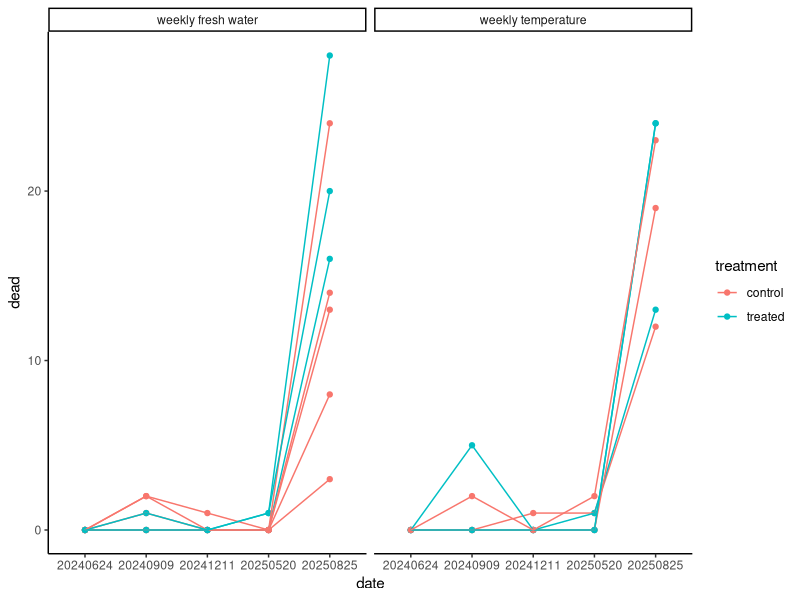
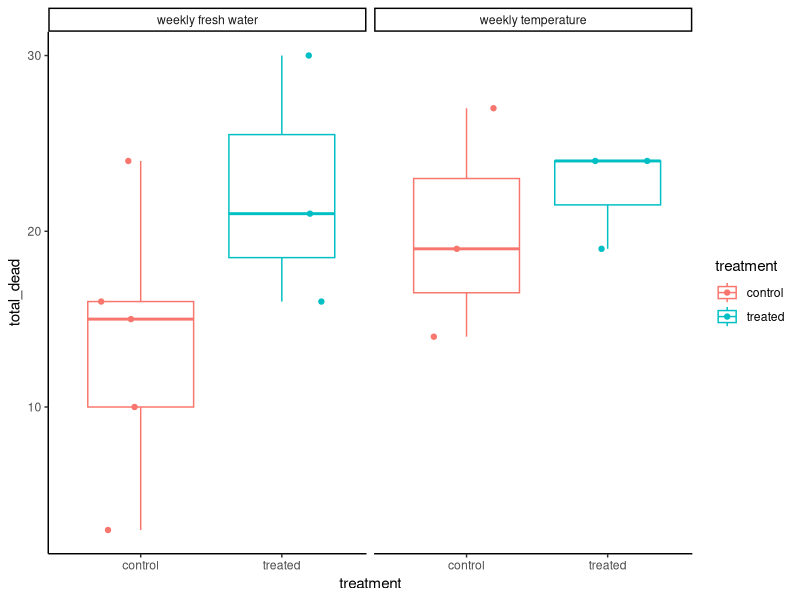
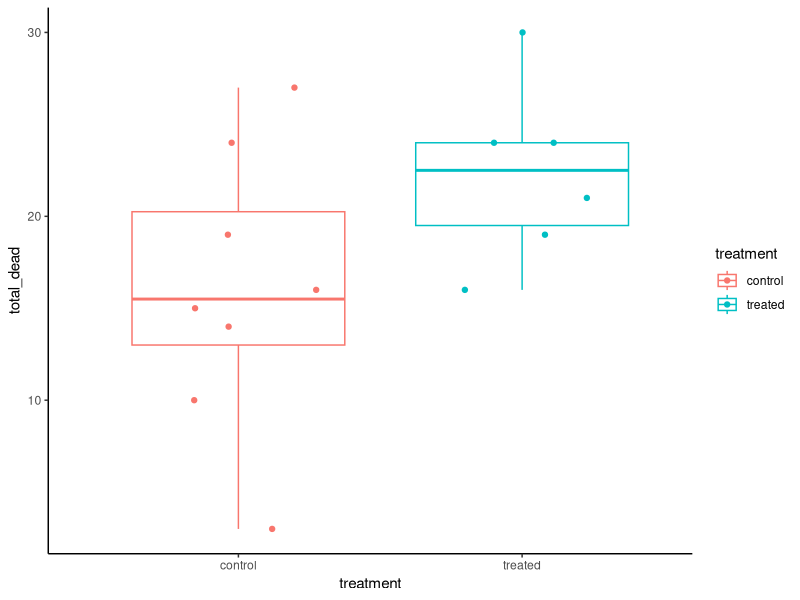
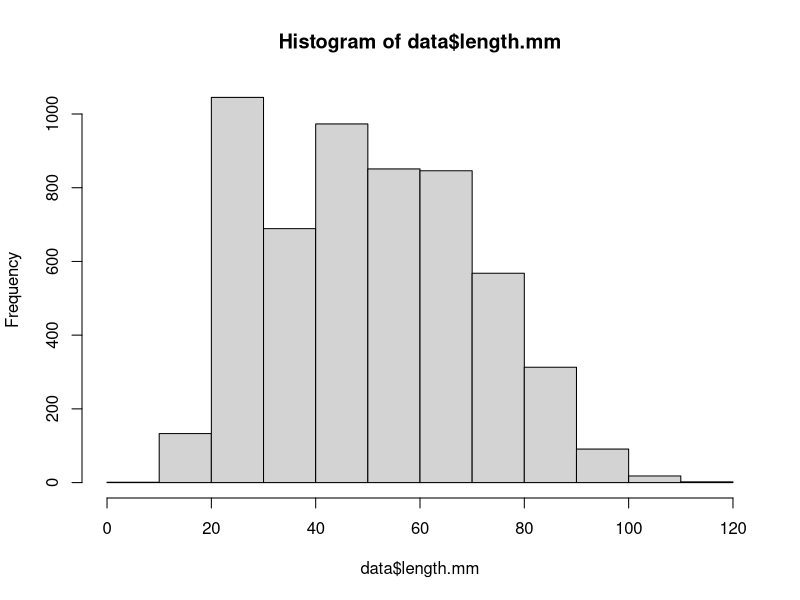
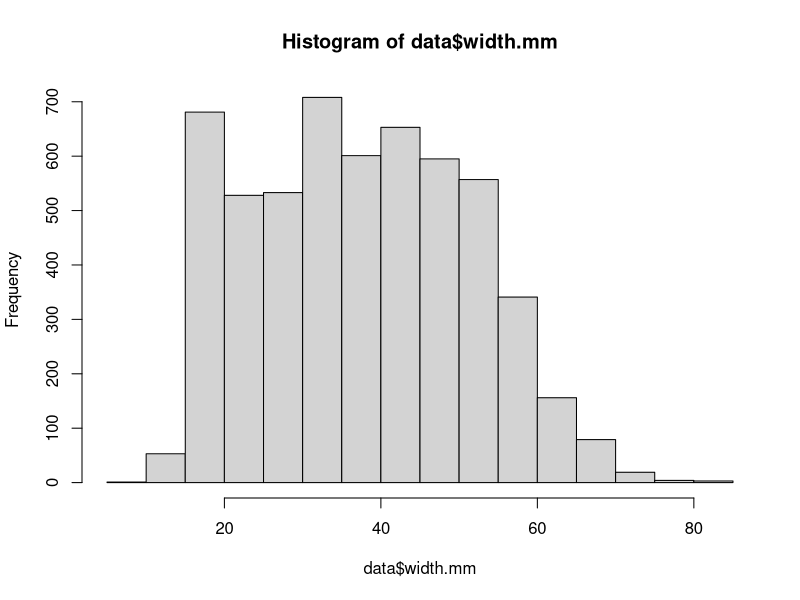
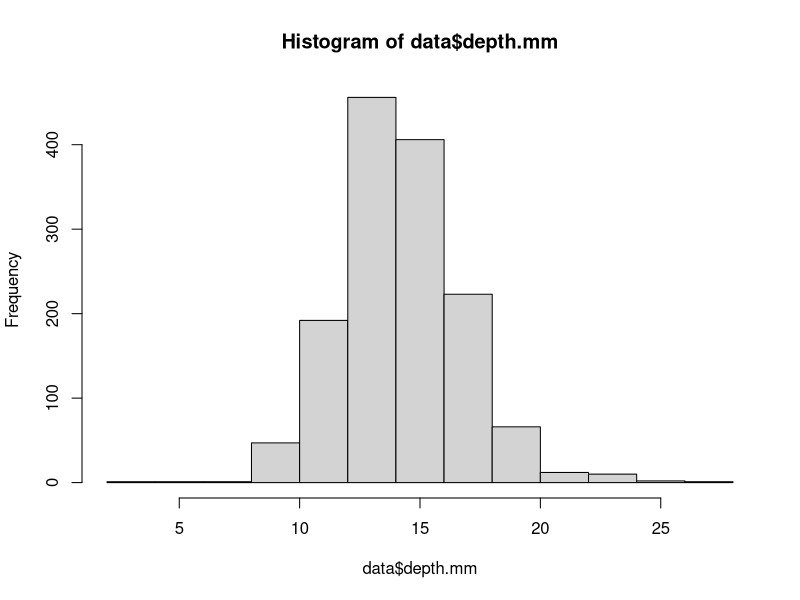
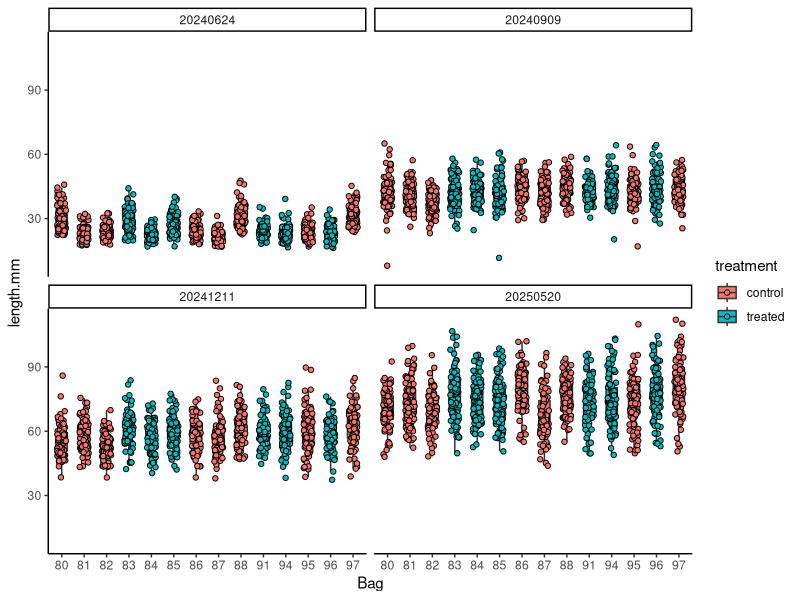
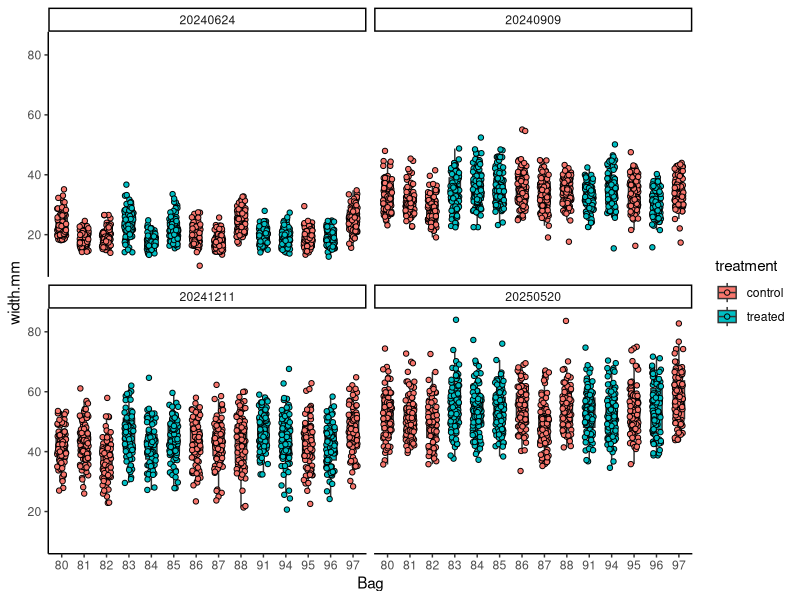

Source code (R) for these figures, in order: (Note: this script raises an error after producing the figures.)
## ---- chunk 1
knitr::opts_chunk$set(echo = TRUE, warning = FALSE, message = FALSE)
## ---- chunk 2
if ("tidyverse" %in% rownames(installed.packages()) == 'FALSE') install.packages('tidyverse') 
if ("ggplot2" %in% rownames(installed.packages()) == 'FALSE') install.packages('ggplot2') 
if ("ggeffects" %in% rownames(installed.packages()) == 'FALSE') install.packages('ggeffects') 

library("ggplot2")
library("tidyverse")
library("lme4")
library("lmerTest")
library("emmeans")
library("car")
library("mgcv")
library("ggeffects")
library("cowplot")
## ---- chunk 3
data<-read_csv(file="data/outplanting/GoosePoint/growth_GoosePoint.csv")%>%
  mutate(date=as.factor(date))
## ---- chunk 4
data$field_cattle_tag<-factor(data$field_cattle_tag)
## ---- chunk 5
data$dead[is.na(data$dead)] <- 0
data$stuck[is.na(data$stuck)] <- 0
## ---- chunk 6
metadata<-read_csv(file="data/outplanting/GoosePoint/bag_list_GoosePoint.csv")
metadata$field_cattle_tag<-factor(metadata$field_cattle_tag)

data$treatment<-metadata$treatment[match(data$field_cattle_tag, metadata$field_cattle_tag)]
## ---- chunk 7
survival<-read_csv(file="data/outplanting/GoosePoint/survival_GoosePoint.csv")

survival$group<-metadata$group[match(survival$field_cattle_tag, metadata$field_cattle_tag)]
survival$treatment<-metadata$treatment[match(survival$field_cattle_tag, metadata$field_cattle_tag)]
survival$experiment<-metadata$experiment[match(survival$field_cattle_tag, metadata$field_cattle_tag)]

survival$date<-as.factor(survival$date)
## ---- chunk 8
plot<-survival%>%
  
  ggplot(aes(x=date, y=dead, colour=treatment, fill=treatment))+
  facet_wrap(~experiment)+
  geom_point()+
  geom_line(aes(group=field_cattle_tag))+
  theme_classic(); plot
## ---- chunk 9
plot2<-survival%>%
  select(field_cattle_tag, tag_20250825, date, treatment, group, experiment, dead)%>%
  pivot_wider(names_from="date", values_from="dead")%>%
  #group_by(field_cattle_tag, tag_20250825, treatment, group, experiment)%>%
  dplyr::mutate(total_dead=rowSums(across(6:10)))%>%
  
  ggplot(aes(x=treatment, y=total_dead, colour=treatment, fill=treatment))+
  facet_wrap(~experiment)+
  geom_boxplot(fill=NA)+
  geom_point(position=position_jitterdodge(0.6))+
  theme_classic(); plot2
## ---- chunk 10
plot3<-survival%>%
  select(field_cattle_tag, tag_20250825, date, treatment, group, experiment, dead)%>%
  pivot_wider(names_from="date", values_from="dead")%>%
  #group_by(field_cattle_tag, tag_20250825, treatment, group, experiment)%>%
  dplyr::mutate(total_dead=rowSums(across(6:10)))%>%
  
  ggplot(aes(x=treatment, y=total_dead, colour=treatment, fill=treatment))+
  geom_boxplot(fill=NA)+
  geom_point(position=position_jitterdodge(0.6))+
  theme_classic(); plot3
## ---- chunk 11
hist(data$length.mm)
hist(data$width.mm)
hist(data$depth.mm)
## ---- chunk 12
plot1<-data%>%
  ggplot(aes(x=field_cattle_tag, y=length.mm, fill = treatment)) +
  facet_wrap(~date)+
  geom_boxplot(width=.5, outlier.shape= NA, position = position_dodge(width = 0.4)) +
  geom_point(pch = 21, position=position_jitterdodge(dodge.width=0.4)) +
  xlab("Bag") + 
  theme_classic(); plot1
## ---- chunk 13
plot2<-data%>%
  ggplot(aes(x=field_cattle_tag, y=width.mm, fill = treatment)) +
  facet_wrap(~date)+
  geom_boxplot(width=.5, outlier.shape= NA, position = position_dodge(width = 0.4)) +
  geom_point(pch = 21, position=position_jitterdodge(dodge.width=0.4)) +
  xlab("Bag") + 
  theme_classic(); plot2
## ---- chunk 14
plot3<-data%>%
  ggplot(aes(x=field_cattle_tag, y=depth.mm, fill = treatment)) +
  facet_wrap(~date)+
  geom_boxplot(width=.5, outlier.shape= NA, position = position_dodge(width = 0.4)) +
  geom_point(pch = 21, position=position_jitterdodge(dodge.width=0.4)) +
  xlab("Bag") + 
  theme_classic(); plot3
## ---- chunk 15
data$volume <- (4/3) * pi * (data$length.mm/2) * (data$width.mm/2) * (data$depth.mm/2)
## ---- chunk 16
plot(data$volume ~ data$length.mm)
plot(data$volume ~ data$width.mm)
## ---- chunk 17
training_data<-data%>%
  filter(date=="20240909")%>%
  filter(!is.na(volume))

hist(training_data$volume)
## ---- chunk 18
# Fit a polynomial regression model (2nd-degree polynomial)
poly_model <- lm(volume ~ poly(length.mm, 2) + poly(width.mm, 2) + length.mm:width.mm, data = training_data)

# Fit a Generalized Additive Model (GAM) for comparison
gam_model <- gam(volume ~ s(length.mm, bs = "cs") + s(width.mm, bs = "cs"), data = training_data)

# Compare model summaries
summary(poly_model)
summary(gam_model)
## ---- chunk 19
plot(poly_model)
plot(gam_model)
## ---- chunk 20
# Predict Volume using the trained model
data$Predicted_Volume_GAM <- predict(gam_model, data)
data$Predicted_Volume_Poly <- predict(poly_model, data)
## ---- chunk 21
plot(data$Predicted_Volume_GAM ~ data$volume)
plot(data$Predicted_Volume_Poly ~ data$volume)
## ---- chunk 22
# Plot the relationship for visualization
ggplot(training_data, aes(x = length.mm, y = volume)) +
  geom_point() +
  geom_smooth(method = "gam", formula = y ~ s(x, bs = "cs"), color = "blue") +
  ggtitle("GAM Fit for Length vs Volume")

ggplot(training_data, aes(x = width.mm, y = volume)) +
  geom_point() +
  geom_smooth(method = "gam", formula = y ~ s(x, bs = "cs"), color = "red") +
  ggtitle("GAM Fit for Width vs Volume")
## ---- chunk 23
# Plot polynomial fit for Length vs. Volume
ggplot(training_data, aes(x = length.mm, y = volume)) +
  geom_point() +
  stat_smooth(method = "lm", formula = y ~ poly(x, 2), color = "blue", se = TRUE) +
  ggtitle("Polynomial Regression (2nd Degree) Fit for Length vs Volume")

# Plot polynomial fit for Width vs. Volume
ggplot(training_data, aes(x = width.mm, y = volume)) +
  geom_point() +
  stat_smooth(method = "lm", formula = y ~ poly(x, 2), color = "red", se = TRUE) +
  ggtitle("Polynomial Regression (2nd Degree) Fit for Width vs Volume")
## ---- chunk 24
# Plot polynomial fit for Length vs. Volume
ggplot(data%>%filter(date=="20240909"), aes(x = volume, y = Predicted_Volume_Poly)) +
  geom_point() +
  stat_smooth(method = "loess", color = "blue", se = TRUE) +
  ggtitle("Polynomial Regression (2nd Degree) Fit for Known vs Predicted Volume")
## ---- chunk 25
hist(data$Predicted_Volume_Poly)
min(data$Predicted_Volume_Poly)
## ---- chunk 26
# Fit a polynomial regression model (2nd-degree polynomial)
poly_model <- lm(volume ~ poly(length.mm, 2) + poly(width.mm, 2) + length.mm:width.mm, data = training_data)

# Extract raw residuals
training_data$raw_resid <- residuals(poly_model)

# Standardize residuals
training_data$std_resid <- training_data$raw_resid / sd(training_data$raw_resid)

# Flag potential outliers
outlier_threshold <- 3
training_data$outlier_flag <- abs(training_data$std_resid) > outlier_threshold

# Filter rows flagged as outliers
outliers <- training_data %>% filter(outlier_flag == TRUE)
print(outliers)

# Plot standardized residuals
ggplot(training_data, aes(x = seq_along(std_resid), y = std_resid)) +
  geom_point(aes(color = outlier_flag), size = 2) +
  geom_hline(yintercept = c(-outlier_threshold, outlier_threshold), linetype = "dashed", color = "red") +
  labs(title = "Standardized Residuals with Outliers", x = "Index", y = "Standardized Residual") +
  theme_minimal()
## ---- chunk 27
training_data<-training_data%>%
  filter(!outlier_flag==TRUE)
## ---- chunk 28
hist(training_data$volume)
## ---- chunk 29
# Fit a polynomial regression model (2nd-degree polynomial)
poly_model <- lm(volume ~ poly(length.mm, 2) + poly(width.mm, 2) + length.mm:width.mm, data = training_data)

# Compare model summaries
summary(poly_model)
## ---- chunk 30
plot(poly_model)
## ---- chunk 31
# Predict Volume using the trained model
data$Predicted_Volume_Poly <- predict(poly_model, data)
## ---- chunk 32
plot(data$Predicted_Volume_Poly ~ data$volume)
## ---- chunk 33
# Plot polynomial fit for Length vs. Volume
ggplot(training_data, aes(x = length.mm, y = volume)) +
  geom_point() +
  stat_smooth(method = "lm", formula = y ~ poly(x, 2), color = "blue", se = TRUE) +
  ggtitle("Polynomial Regression (2nd Degree) Fit for Length vs Volume")

# Plot polynomial fit for Width vs. Volume
ggplot(training_data, aes(x = width.mm, y = volume)) +
  geom_point() +
  stat_smooth(method = "lm", formula = y ~ poly(x, 2), color = "red", se = TRUE) +
  ggtitle("Polynomial Regression (2nd Degree) Fit for Width vs Volume")
## ---- chunk 34
# Plot polynomial fit for Length vs. Volume
ggplot(data%>%filter(date=="20240909"), aes(x = volume, y = Predicted_Volume_Poly)) +
  geom_point() +
  stat_smooth(method = "loess", color = "blue", se = TRUE) +
  ggtitle("Polynomial Regression (2nd Degree) Fit for Known vs Predicted Volume")
## ---- chunk 35
hist(data$Predicted_Volume_Poly)
min(data$Predicted_Volume_Poly)
## ---- chunk 36
data<-data%>%filter(Predicted_Volume_Poly>0)
hist(data$Predicted_Volume_Poly)
## ---- chunk 37
plot4<-data%>%
  ggplot(aes(x=field_cattle_tag, y=Predicted_Volume_Poly, fill = treatment)) +
  facet_wrap(~date)+
  geom_boxplot(width=.5, outlier.shape= NA, position = position_dodge(width = 0.4)) +
  geom_point(pch = 21, position=position_jitterdodge(dodge.width=0.4)) +
  xlab("Bag") + 
  theme_classic(); plot4
## ---- chunk 38
plot5<-data%>%
  ggplot(aes(x=treatment, y=Predicted_Volume_Poly, fill = treatment)) +
  facet_wrap(~date)+
  geom_boxplot(width=.5, outlier.shape= NA, position = position_dodge(width = 0.4)) +
  geom_point(pch = 21, position=position_jitterdodge(dodge.width=0.4)) +
  xlab("Treatment") + 
  theme_classic() + 
  theme(axis.text.x=element_text(angle=45, vjust=1, hjust=1)); plot5
## ---- chunk 39
plot6<-data%>%
  group_by(field_cattle_tag, treatment, date)%>%
  summarise(mean=mean(Predicted_Volume_Poly, na.rm=TRUE), se=sd(Predicted_Volume_Poly, na.rm=TRUE)/sqrt(length(Predicted_Volume_Poly)))%>%
  
  ggplot(aes(x=field_cattle_tag, y=mean, fill = treatment)) +
  facet_wrap(~date)+
  geom_point(pch = 21) +
  geom_errorbar(aes(ymin=mean-se, ymax=mean+se), width=0)+
  xlab("Bag") + 
  ylab("Volume")+
  #ylim(2000, 15000)+
  theme_classic() + 
  theme(axis.text.x=element_text(angle=45, vjust=1, hjust=1)); plot6
## ---- chunk 40
plot7<-data%>%
  group_by(treatment, date)%>%
  summarise(mean=mean(Predicted_Volume_Poly, na.rm=TRUE), se=sd(Predicted_Volume_Poly, na.rm=TRUE)/sqrt(length(Predicted_Volume_Poly)))%>%
  
  ggplot(aes(x=treatment, y=mean, fill = treatment)) +
  facet_wrap(~date)+
  geom_point(pch = 21, size=4) +
  geom_errorbar(aes(ymin=mean-se, ymax=mean+se), width=0)+
  xlab("Treatment") + 
  ylab("Volume")+
  #ylim(5000, 15000)+
  theme_classic() + 
  theme(axis.text.x=element_text(angle=45, vjust=1, hjust=1)); plot7
## ---- chunk 41
model<-lmer(sqrt(Predicted_Volume_Poly) ~ treatment * date + (1|field_cattle_tag:treatment), data=data)

summary(model)
anova(model)

qqPlot(residuals(model))
hist(residuals(model))
## ---- chunk 42
# Extract raw residuals
data$raw_resid <- residuals(model)

# Standardize residuals
data$std_resid <- data$raw_resid / sd(data$raw_resid)

# Flag potential outliers
outlier_threshold <- 3
data$outlier_flag <- abs(data$std_resid) > outlier_threshold

# Filter rows flagged as outliers
outliers <- data %>% filter(outlier_flag == TRUE)
print(outliers)

# Plot standardized residuals
ggplot(data, aes(x = seq_along(std_resid), y = std_resid)) +
  geom_point(aes(color = outlier_flag), size = 2) +
  geom_hline(yintercept = c(-outlier_threshold, outlier_threshold), linetype = "dashed", color = "red") +
  labs(title = "Standardized Residuals with Outliers", x = "Index", y = "Standardized Residual") +
  theme_minimal()
## ---- chunk 43
data<-data%>%
  filter(!outlier_flag==TRUE)
## ---- chunk 44
model<-lmer(sqrt(Predicted_Volume_Poly) ~ treatment * date + (1|field_cattle_tag:treatment), data=data)

summary(model)
anova(model)

qqPlot(residuals(model))
hist(residuals(model))
## ---- chunk 45
plot8<-data%>%
  filter(treatment %in% c("Weekly Temperature Control", "Weekly Temperature Treated"))%>%
  
  ggplot(aes(x=date, y=Predicted_Volume_Poly, fill = field_cattle_tag, group=field_cattle_tag)) +
  facet_wrap(~treatment)+
  stat_smooth(color="darkgray", fill="darkgray")+
  geom_point(pch = 21, position=position_jitterdodge(dodge.width=0.4)) +
  xlab("Date") + 
  theme_classic(); plot8
## ---- chunk 46
plot9<-data%>%
  filter(treatment %in% c("Weekly Temperature Control", "Weekly Temperature Treated"))%>%
  
  ggplot(aes(x=date, y=Predicted_Volume_Poly, fill = treatment, group=interaction(date, treatment))) +
  scale_colour_manual(values=c("darkgray", "orange2"))+
  scale_fill_manual(values=c("darkgray", "orange2"))+
  geom_point(pch = 21, position=position_jitterdodge(dodge.width=0.9), alpha=0.5) +
  geom_boxplot(aes(group=interaction(date, treatment)), fill=NA, outliers = FALSE)+
  xlab("Date") + 
  theme_classic(); plot9
## ---- chunk 47
model<-data%>%
  filter(treatment %in% c("Weekly Temperature Control", "Weekly Temperature Treated"))%>%
  
  lmer(sqrt(Predicted_Volume_Poly) ~ treatment * date + (1|field_cattle_tag:treatment), data=.)

summary(model)
anova(model)

qqPlot(residuals(model))

emm<-emmeans(model, ~treatment|date)
pairs(emm)

emm<-emmeans(model, ~treatment)
pairs(emm)
## ---- chunk 48
plot10<-data%>%
  filter(treatment %in% c("Weekly Fresh Water Control", "Weekly Fresh Water Treated"))%>%
  
  ggplot(aes(x=date, y=Predicted_Volume_Poly, fill = field_cattle_tag, group=field_cattle_tag)) +
  facet_wrap(~treatment)+
  stat_smooth(color="darkgray", fill="darkgray")+
  geom_point(pch = 21, position=position_jitterdodge(dodge.width=0.4)) +
  xlab("Date") + 
  theme_classic(); plot10
## ---- chunk 49
plot11<-data%>%
  filter(treatment %in% c("Weekly Fresh Water Control", "Weekly Fresh Water Treated"))%>%
  
  ggplot(aes(x=date, y=Predicted_Volume_Poly, fill = treatment, group=interaction(date, treatment))) +
  scale_colour_manual(values=c("darkgray", "cyan3"))+
  scale_fill_manual(values=c("darkgray", "cyan3"))+
  geom_point(pch = 21, position=position_jitterdodge(dodge.width=0.9), alpha=0.5) +
  geom_boxplot(aes(group=interaction(date, treatment)), fill=NA, outliers = FALSE)+
  xlab("Date") + 
  theme_classic(); plot11
## ---- chunk 50
model<-data%>%
  filter(treatment %in% c("Weekly Fresh Water Control", "Weekly Fresh Water Treated"))%>%
  
  lmer(sqrt(Predicted_Volume_Poly) ~ treatment * date + (1|field_cattle_tag:treatment), data=.)

summary(model)
anova(model)

qqPlot(residuals(model))

emm<-emmeans(model, ~treatment|date)
pairs(emm)

emm<-emmeans(model, ~treatment)
pairs(emm)
## ---- chunk 51
# Fit a mixed-effects model to estimate growth rate
growth_model <- lmer(Predicted_Volume_Poly ~ date * treatment + (1|treatment:field_cattle_tag), data = data)

# Summarize the model
summary(growth_model)
anova(growth_model)

# Extract fixed effects (overall growth rate) and random effects (bag-specific deviations)
fixed_effects <- fixef(growth_model)
random_effects <- ranef(growth_model)$`treatment:field_cattle_tag`

# Plot growth trajectories
ggplot(data, aes(x = date, y = Predicted_Volume_Poly, color = factor(treatment), group=treatment)) +
  geom_point() +
  geom_smooth(method = "lm", se = FALSE) +
  theme_minimal() +
  labs(title = "Oyster Growth Over Time",
       x = "Date",
       y = "Volume",
       color = "Treatment")

#plot model trajectories 
ggpred <- ggpredict(growth_model, terms = c("date", "treatment"))

ggplot(ggpred, aes(x = x, y = predicted, color = group, fill=group)) +
  geom_line(aes(group=group)) +
  geom_ribbon(aes(ymin = conf.low, ymax = conf.high, group=group), alpha = 0.2) +
  theme_classic() +
  labs(title = "Modeled Oyster Growth Over Time",
       x = "Date",
       y = "Volume",
       color = "Treatment", 
       fill = "Treatment")
## ---- chunk 52
fresh_data<-data[grepl("Fresh Water", data$treatment), ]

# Fit a mixed-effects model to estimate growth rate
growth_model_FW <- lmer(Predicted_Volume_Poly ~ date * treatment + (1|treatment:field_cattle_tag), data = fresh_data)

# Summarize the model
summary(growth_model_FW)
anova(growth_model_FW)

# Extract fixed effects (overall growth rate) and random effects (bag-specific deviations)
fixed_effects <- fixef(growth_model_FW)
random_effects <- ranef(growth_model_FW)$`treatment:field_cattle_tag`

# Plot growth trajectories
ggplot(fresh_data, aes(x = date, y = Predicted_Volume_Poly, color = factor(treatment))) +
  geom_point() +
  geom_smooth(aes(group=treatment), method = "lm", se = FALSE) +
  theme_minimal() +
  labs(title = "Oyster Growth Over Time",
       x = "Date",
       y = "Volume",
       color = "Treatment")

#plot model trajectories 
ggpred <- ggpredict(growth_model_FW, terms = c("date", "treatment"))

plot1<-ggplot(ggpred, aes(x = x, y = predicted, color = group, fill=group, group=group)) +
  geom_line() +
  geom_ribbon(aes(ymin = conf.low, ymax = conf.high), alpha = 0.2) +
  theme_classic() +
  
  labs(title = "Modeled Oyster Growth Over Time (Fresh Water)",
       x = "Date",
       y = "Predicted Volume",
       color = "Treatment", 
       fill = "Treatment");plot1
## ---- chunk 53
temp_data<-data[grepl("Temperature", data$treatment), ]

# Fit a mixed-effects model to estimate growth rate
growth_model_TEMP <- lmer(Predicted_Volume_Poly ~ date * treatment + (1|treatment:field_cattle_tag), data = temp_data)

# Summarize the model
summary(growth_model_TEMP)
anova(growth_model_TEMP)

# Extract fixed effects (overall growth rate) and random effects (bag-specific deviations)
fixed_effects <- fixef(growth_model_TEMP)
random_effects <- ranef(growth_model_TEMP)$`treatment:field_cattle_tag`

# Plot growth trajectories
ggplot(temp_data, aes(x = date, y = Predicted_Volume_Poly, color = factor(treatment), group=treatment)) +
  geom_point() +
  geom_smooth(method = "lm", se = FALSE) +
  theme_minimal() +
  labs(title = "Oyster Growth Over Time",
       x = "Date",
       y = "Volume",
       color = "Treatment")

#plot model trajectories 
ggpred <- ggpredict(growth_model_TEMP, terms = c("date", "treatment"))

plot2<-ggplot(ggpred, aes(x = x, y = predicted, color = group, fill=group, group=group)) +
  geom_line() +
  geom_ribbon(aes(ymin = conf.low, ymax = conf.high), alpha = 0.2) +
  theme_classic() +
  
  labs(title = "Modeled Oyster Growth Over Time (Temperature)",
       x = "Date",
       y = "Predicted Volume",
       color = "Treatment", 
       fill = "Treatment");plot2
## ---- chunk 54
plots<-plot_grid(plot1, plot2, ncol=2, nrow=1);plots

ggsave(filename="figures/growth/goose_point/growth.png", plots, width=14, height=6)
